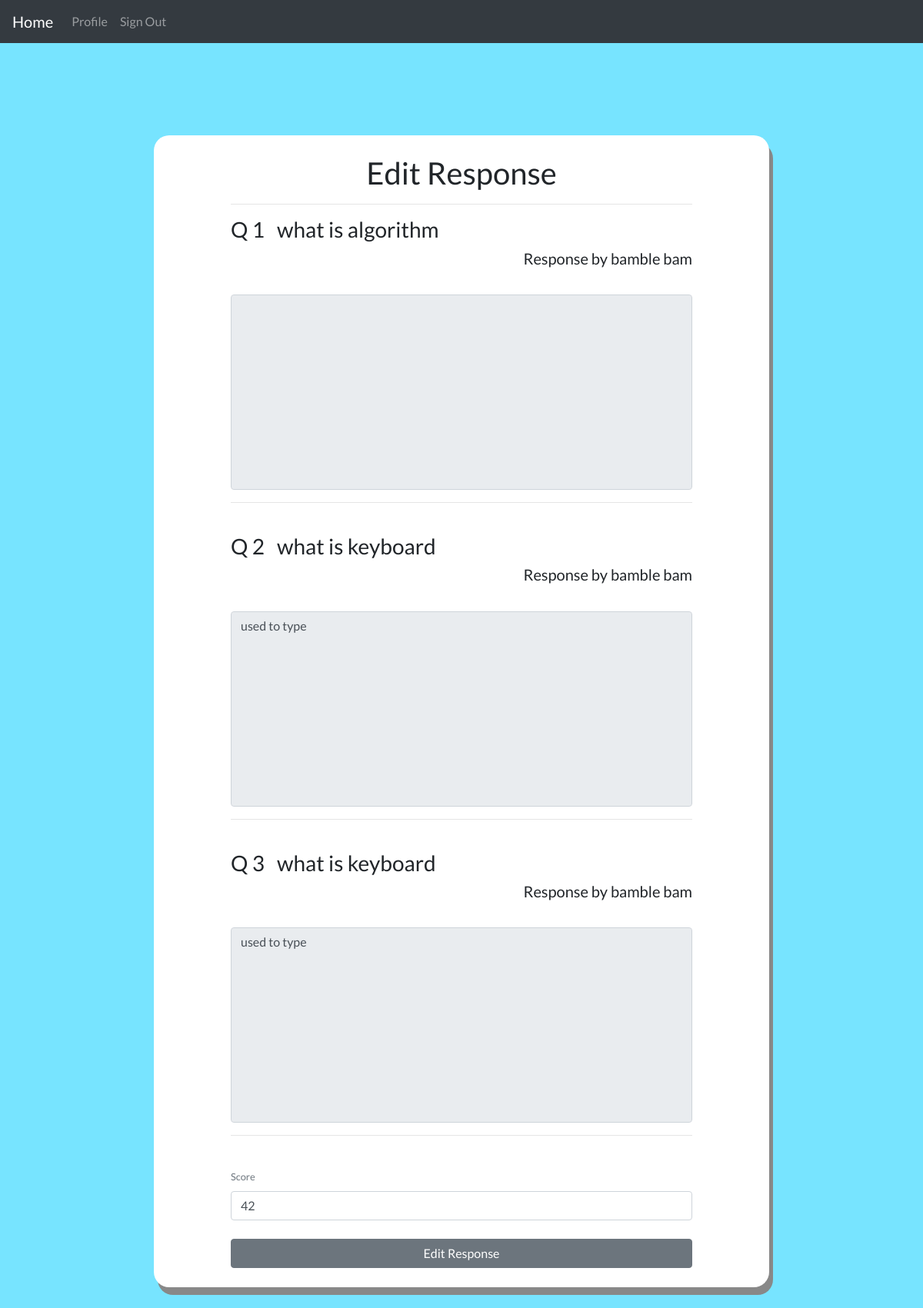
The app's page /quiz/exam-responses-update/3cd3e35336 (signed in) with its own data.
### quiz/models.py (models this page shows, shortened)
class Question(models.Model):
    author = models.ForeignKey(
        User, on_delete=models.CASCADE, null=True, blank=True)
    title = models.CharField(max_length=200)
    model_answer = models.TextField(null=True)
    question_code = models.CharField(max_length=200, default=uuid4().hex[:6])
    slug = models.SlugField(max_length=255, null=True, blank=True)
    date_added = models.DateTimeField(auto_now_add=True, null=True, blank=True)
    is_exam = models.BooleanField(default=False)
    is_private = models.BooleanField(default=False)

class ExamResponse(models.Model):
    user = models.ForeignKey(
        User, on_delete=models.CASCADE, null=True, blank=True)
    exam = models.ForeignKey(
        Exam, on_delete=models.CASCADE, null=True, blank=True)
    responses = models.ManyToManyField(Response, symmetrical=False)
    slug = models.SlugField(max_length=200, null=True, blank=True)
    date_added = models.DateTimeField(auto_now_add=True, null=True, blank=True)
    marks = models.IntegerField(default=0, validators=[
        MinValueValidator(1), MaxValueValidator(100)])

class Response(models.Model):
    user = models.ForeignKey(
        User, on_delete=models.CASCADE, null=True, blank=True)
    question = models.ForeignKey(
        Question, on_delete=models.CASCADE, related_name='responses', null=True, blank=True)
    body = models.TextField(null=False)
    marks = models.IntegerField(default=0, validators=[
                                MinValueValidator(0), MaxValueValidator(100)])
    slug = models.SlugField(max_length=255, null=True, blank=True)
    date_added = models.DateTimeField(auto_now_add=True, null=True, blank=True)
    is_exam = models.BooleanField(default=False)

### user_auth/models.py (models this page shows, shortened)
class User(AbstractUser):
    first_name = models.CharField(max_length=200, null=True, blank=True)
    last_name = models.CharField(max_length=200, null=True, blank=True)
    roll_no = models.CharField(max_length=200, null=True, blank=True)
    username = models.CharField(max_length=200, unique=True)
    email = models.CharField(max_length=200, unique=True)
    slug = models.SlugField()
    is_teacher = models.BooleanField(default=False)
    def __str__(self):
        return str(self.first_name)+" "+str(self.last_name)

### quiz/views.py (the view, shortened to what this page needs)
class ExamResponseUpdateView(LoginRequiredMixin, IsTeacherMixin, UserPassesTestMixin, UpdateView):
    model = ExamResponse
    paginate_by = 10
    fields = ['marks']
    template_name = 'quiz/exam_response_update.html'
    def get_context_data(self, **kwargs):
        context = super().get_context_data(**kwargs)
        responses = self.object.responses.all()
        questions = self.object.exam.questions.all()
        responded_questions = [response.question for response in responses]
        complete_response = list(responses).copy()
        for i, question in enumerate(questions):
            if question not in responded_questions:
                complete_response.insert(i, question)
        context['responses'] = complete_response
        return context
    def test_func(self):
        if self.get_object().exam.author == self.request.user:
            return True
        return False

### quiz/decorator.py (called while the page is built)
    def dispatch(self, request, *args, **kwargs):
        if self.request.user.is_teacher:
            return super().dispatch(request, *args, **kwargs)
        raise PermissionDenied

### quiz/templates/quiz/exam_response_update.html (shortened to what this page needs)
{% extends 'layouts/quiz_page.html' %}
{% load widget_tweaks %}
{% block content %}
<div class="login my-auto">
    <form action="" method="POST" class="login-form">
        <div class="title text-center">
            <h1>Edit Response</h1>
            <hr>
        </div>
        {% for response in responses %}
        {% if response.question %}
        <div class="ques-desc">
            <div class="question">
                <h3>Q {{forloop.counter}}</h3>
                <h3>{{response.question.title}}</h3>
            </div>
            <h5 class="text-right">Response by {{object.user}}</h5>
        </div>
        <div class="form-group my-1 input-field">
            <textarea name="" id="" cols="30" rows="10" disabled class="form-control">{{response.body}}</textarea>
            <label for="" class="small">Answer</label>
        </div>
        {% else %}
        <div class="ques-desc">
            <div class="question">
                <h3>Q {{forloop.counter}}</h3>
                <h3>{{response.title}}</h3>
            </div>
            <h5 class="text-right">Response by {{object.user}}</h5>
        </div>
        <div class="form-group my-1 input-field">
            <textarea name="" id="" cols="30" rows="10" disabled class="form-control">{{response.body}}</textarea>
            <label for="" class="small">Answer</label>
        </div>
        {% endif %}
        <hr>
        <br>
        {% endfor %}
        <div class="form-group my-1 input-field">
            {{form.marks|add_class:"form-control"|attr:"placeholder:Score"}}
            <label for="" class="small">Score</label>
        </div>
        <div class="mt-4">
            <button type="submit" class="btn btn-secondary w-100">Edit Response</button>
        </div>
    </form>
</div>
{% endblock %}

### static/css/quiz_styles.css (style rules this page uses)
body, html { height: 100%; -webkit-box-sizing: border-box; box-sizing: border-box; background-color: #77e4ff; font-family: "Lato", sans-serif; overflow-x: hidden; }
.login { padding: 25px; }
.question { display: -ms-grid; display: grid; -ms-grid-columns: 10% 90%; grid-template-columns: 10% 90%; }
.login-form { height: 100%; max-width: 600px; margin: auto; }
.login-form .input-field { display: -webkit-box; display: -ms-flexbox; display: flex; -webkit-box-orient: vertical; -webkit-box-direction: reverse; -ms-flex-direction: column-reverse; flex-direction: column-reverse; }
.login-form .input-field input:valid + label { color: #6c757d; }
.login-form .input-field label { color: white; }
.login-form .input-field textarea { resize: none; }

### records on screen
Question: title "what is algorithm"
ExamResponse: user "bamble bam", marks "42"
Response: question "what is keyboard", body "used to type"
Response: question "what is keyboard", body "used to type"
